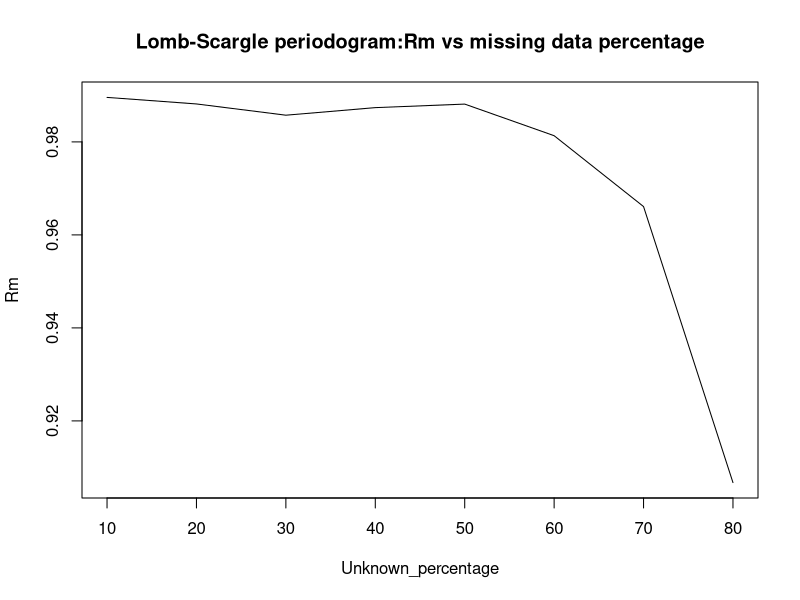

This figure's R source:
## ---- chunk 1
knitr::opts_chunk$set(echo = TRUE)
Lomb_Scargle_periodogram<-function(data_set,plot){
  library(MASS)
  dmeaned = data_set$x-mean(data_set$x)
  t=data_set$t
  intervals=t[2:length(t)]-t[1:length(t)-1]
  Nqf=1/(2*min(intervals))
  omega_domain = seq(0,2*pi*Nqf,2*pi*Nqf/100)
  
  S_w<-function(w){
  R=matrix(c(sum(cos(w*t)^2),sum(sin(w*t)*cos(w*t)),sum(sin(w*t)*cos(w*t)),sum(sin(w*t)^2)),nrow=2,ncol=2)
  r=matrix(c(sum(cos(w*t)*dmeaned),sum(sin(w*t)*dmeaned)),nrow=2,ncol=1)
  return (t(r)%*%(ginv(R))%*%r/(length(t)))}
  ab<-function(w){
    R=matrix(c(sum(cos(w*t)^2),sum(sin(w*t)*cos(w*t)),sum(sin(w*t)*cos(w*t)),sum(sin(w*t)^2)),nrow=2,ncol=2)
    r=matrix(c(sum(cos(w*t)*dmeaned),sum(sin(w*t)*dmeaned)),nrow=2,ncol=1)
    return (t(ginv(R)%*%r))
    }
  
  S_ls=sapply(omega_domain,S_w)
  AB=lapply(omega_domain,ab)
  s=AB[[1]]
  for (i in seq(2,length(AB))) s=rbind(s,AB[[i]])
  ab_frame=data.frame(s)
  colnames(ab_frame)<-c('a','b')
  if(plot==1) plot(omega_domain,S_ls,'h')
  return (cbind(data.frame(S_ls,omega_domain),ab_frame))
}
#Creating Data
a=10*sin(2*pi*10*seq(0,499*0.02,0.02))+10*sin(2*pi*17*seq(0,499*0.02,0.02))+10*sin(2*pi*17.5*seq(0,499*0.02,0.02))
A=data.frame(x=a,t=0.02*seq(0,499))
lis=lapply(seq(450,100,-50),function(x) A[sort(sample(seq(1,500),x)),])
for (i in seq(1,8)){lis[[i]]$x=lis[[i]]$x+rnorm(length(lis[[i]]$x),mean=0, sd=(var(lis[[i]]$x)/100)^0.5)}

#Finding R-squared
R_squared<-function(y){
p=Lomb_Scargle_periodogram(y,plot=0)
sub=p[which(p$S_ls>25),c(2,3,4)]
pred=rep(0,length(y$t))
for (i in seq(1,length(sub$omega_domain))){pred=pred+sub[i,2]*cos(sub[i,1]*y$t)+sub[i,3]*sin(sub[i,1]*y$t)}
return (1-sum((y$x-pred-mean(y$x))^2)/sum((y$x-mean(y$x))^2))
}

Rm=sapply(lis,R_squared)
Unknown_percentage=seq(10,80,10)
plot(Unknown_percentage,Rm,'l',main="Lomb-Scargle periodogram:Rm vs missing data percentage")

## ---- chunk 2
prediction<-function(y){
p=Lomb_Scargle_periodogram(y,plot=0)
sub=p[which(p$S_ls>20000),c(2,3,4)]
pred=rep(0,length(y$t))
for (i in seq(1,length(sub$omega_domain))){pred=pred+sub[i,2]*cos(sub[i,1]*y$t)+sub[i,3]*sin(sub[i,1]*y$t)}
return (pred+mean(y$x))
}
